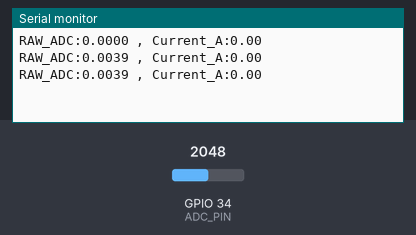
This sketch was run on a simulated ESP32. Parts: the last lines printed to the serial monitor. Inputs (shaded band) come from the test bench; at power-on: GPIO 34 (ADC_PIN) = 2048 (analog values on the 0–4095 scale).

Above: at 3.2 s.
3.3 s: GPIO 34 (ADC_PIN) set to 2866
At 3.9 s:
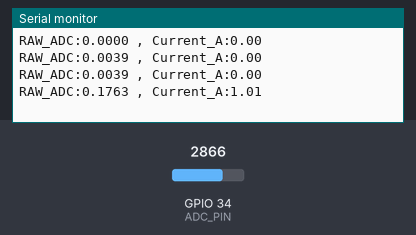
4.8 s: GPIO 34 (ADC_PIN) set to 3603
At 5.4 s:
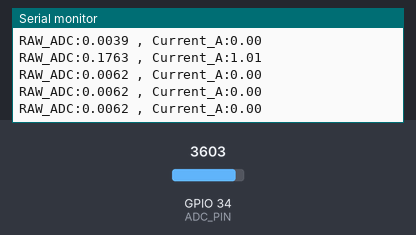
Timing chart, 0 to 7.8 s (numbered marks = the images above; inputs shaded):
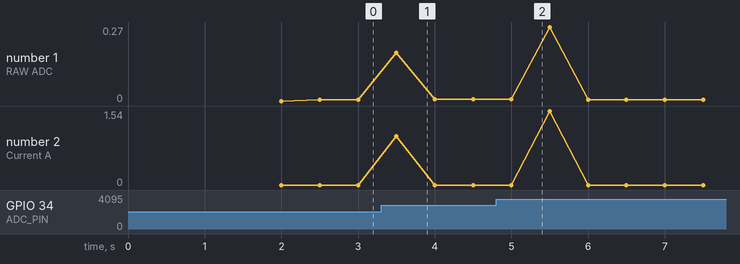

The sketch:

sketch_apr27a.ino
```cpp
#include <Arduino.h>

#define ADC_PIN            34
#define RMS_WINDOW         400    // Captures stable AC cycles
#define ZERO_THRESHOLD     0.45f  // Threshold for instant-off

volatile float rmsFiltered   = 0.0f;
volatile float rmsRaw        = 0.0f;
volatile float sumSq         = 0.0f;
volatile float sum           = 0.0f;
volatile int   sampleCount   = 0;

QueueHandle_t sampleQueue;

// ─── THE LOOKUP TABLE (LUT) ─────────────────────────────────────────────────
// IMPORTANT: You MUST replace these placeholder values with your own measurements!
// lutRaw    = The internal ESP32 'RAW_ADC' reading (must be in increasing order)
// lutActual = What your highly accurate multimeter said at that exact moment
const int LUT_SIZE = 6;

float lutRaw[LUT_SIZE] =     {0.00,  0.0215, 0.0410, 0.0602,0.1334, 0.2008}; // <--- EDIT THESE
float lutActual[LUT_SIZE] =  {0.00,  0.77,   1.55,   2.31,5.16, 7.66};   // <--- EDIT THESE
// ────────────────────────────────────────────────────────────────────────────

// Linear Interpolation Function
float interpolateCurrent(float rawIn) {
  // If reading is at or below zero-point, return 0
  if (rawIn <= lutRaw[0]) return lutActual[0];

  // If the load is higher than our max calibrated point, extrapolate the line
  if (rawIn >= lutRaw[LUT_SIZE - 1]) {
    float m = (lutActual[LUT_SIZE-1] - lutActual[LUT_SIZE-2]) / (lutRaw[LUT_SIZE-1] - lutRaw[LUT_SIZE-2]);
    return lutActual[LUT_SIZE-2] + m * (rawIn - lutRaw[LUT_SIZE-2]);
  }

  // Find where the raw value falls between two known points and mathematically stretch it
  for (int i = 0; i < LUT_SIZE - 1; i++) {
    if (rawIn >= lutRaw[i] && rawIn <= lutRaw[i + 1]) {
      float rangeRaw = lutRaw[i + 1] - lutRaw[i];
      float rangeActual = lutActual[i + 1] - lutActual[i];
      float fraction = (rawIn - lutRaw[i]) / rangeRaw;
      return lutActual[i] + (fraction * rangeActual);
    }
  }
  return 0.0f;
}

void adcTask(void *parameter) {
  while (1) {
    int raw = analogRead(ADC_PIN);
    xQueueSend(sampleQueue, &raw, 0);
    vTaskDelay(pdMS_TO_TICKS(1));
  }
}

void processingTask(void *parameter) {
  int raw;
  while (1) {
    if (xQueueReceive(sampleQueue, &raw, pdMS_TO_TICKS(100))) {
      // Convert raw ADC directly to voltage
      float v = (float)raw * (3.3f / 4095.0f);
      sum   += v;
      sumSq += v * v;
      sampleCount++;

      if (sampleCount >= RMS_WINDOW) {
        // DYNAMIC AC COUPLING (Variance = Mean of Squares - Square of the Mean)
        float meanV    = sum / sampleCount;
        float meanSqV  = sumSq / sampleCount;
        float variance = meanSqV - (meanV * meanV);

        if (variance < 0.0f) variance = 0.0f;

        float adcRMS = sqrt(variance);
        rmsRaw       = adcRMS; // Expose this variable so you can build your LUT!

        // Pass the raw variance into our new Lookup Table function
        float rmsCurrent = interpolateCurrent(adcRMS);

        // Instant Off Logic
        if (rmsCurrent < ZERO_THRESHOLD) {
            rmsFiltered = 0.0f;
        } else {
            // Heavy EMA filter to flatten out the math while running
            rmsFiltered = 0.85f * rmsFiltered + 0.15f * rmsCurrent;
        }

        sum         = 0.0f;
        sumSq       = 0.0f;
        sampleCount = 0;
      }
    }
  }
}

void serialTask(void *parameter) {
  while (1) {
    // Printing BOTH the Raw internal number (for your LUT mapping) and the Final Current
    Serial.print("RAW_ADC:");
    Serial.print(rmsRaw, 4);
    Serial.print(" , Current_A:");
    Serial.println(rmsFiltered, 2);

    vTaskDelay(pdMS_TO_TICKS(500));
  }
}

void setup() {
  Serial.begin(115200);
  delay(2000);

  analogReadResolution(12);
  analogSetAttenuation((adc_attenuation_t)3);

  sampleQueue = xQueueCreate(256, sizeof(int));
  if (sampleQueue == NULL) {
    while (1);
  }

  xTaskCreatePinnedToCore(adcTask,        "ADC",  4096, NULL, 1, NULL, 1);
  xTaskCreatePinnedToCore(processingTask, "PROC", 8192, NULL, 2, NULL, 0);
  xTaskCreatePinnedToCore(serialTask,     "SER",  4096, NULL, 1, NULL, 0);
}

void loop() {
  // Empty loop: FreeRTOS tasks handle everything
  delay(10);
}
```

Measured:
- after the input at 3.3 s, the serial monitor: prints a new line after 0.20 s (image 1)
- plotted number 1: 0 → 0.01 after the input at 3.3 s, 0.01 → 0.01 after the input at 4.8 s
